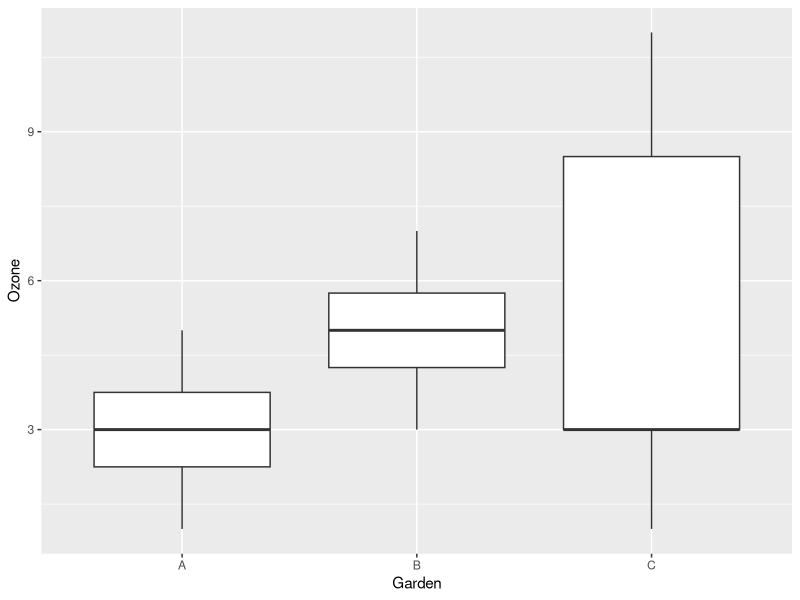
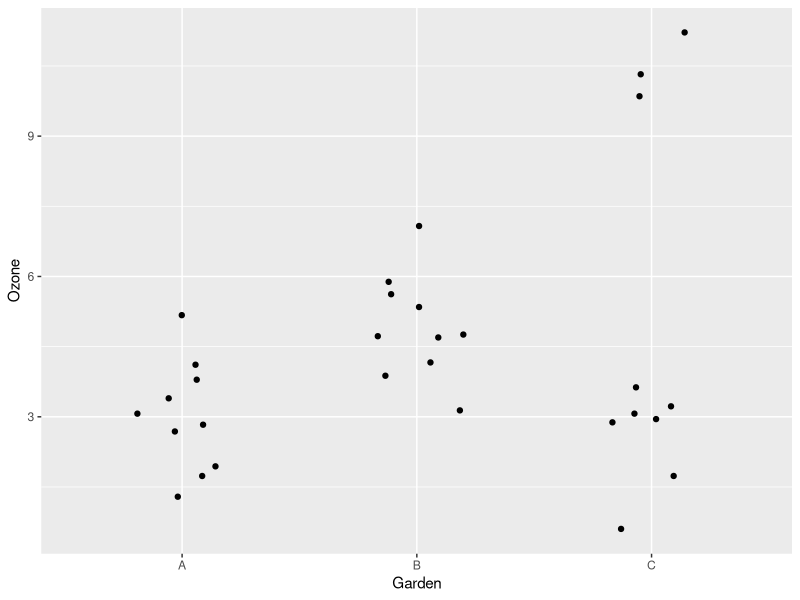

R code for these plots, in order:
## ---- chunk 1
knitr::opts_chunk$set(echo = TRUE, message = FALSE, warning = FALSE)
library(dplyr)
## ---- chunk 2
gardens <- read.csv("gardens.csv")
## ---- chunk 3
library(ggplot2)
ggplot(gardens, aes(x = Garden, y = Ozone)) +
    geom_boxplot()
    
## ---- chunk 4
ggplot(gardens, aes(x = Garden, y = Ozone)) +
    geom_jitter(width = 0.2)
## ---- chunk 5
library(dplyr)
group_by(gardens, Garden) %>%
    summarize(mean(Ozone), sd(Ozone))
## ---- chunk 6
t.test(Ozone ~ Garden, data = filter(gardens, Garden != "C"),
       conf.level = 0.99)
## ---- chunk 7
t.test(Ozone ~ Garden, data = filter(gardens, Garden != "B"),
       conf.level = 0.99)
## ---- chunk 8
res_t <- t.test(Ozone ~ Garden, data = filter(gardens, Garden != "C"),
       conf.level = 0.99)
## ---- chunk 9
res_t$p.value
res_t$estimate
## ---- chunk 10
t <- 6
paste0("It is ", t, " o'clock.")
## ---- chunk 11
show_confint <- function(result) {
    estime <- round(result$estimate[1] - result$estimate[2], 1)
    conf_min <- round(result$conf.int[1], 1)
    conf_max <- round(result$conf.int[2], 1)
    
    paste0(estime, " (", conf_min, ", ", conf_max, ")")
}

show_confint(res_t)
